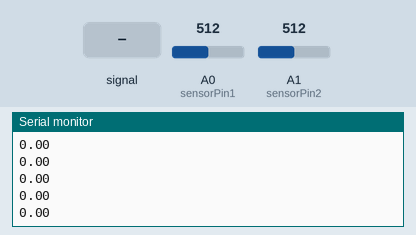
This sketch was run on a simulated Arduino Uno, built with avr-gcc and run on an emulated ATmega328P. On the bench: the last lines printed to the serial monitor. Inputs (shaded band) come from the test bench; at power-on: A0 (sensorPin1) = 512, A1 (sensorPin2) = 512.

Above: at 1.2 s.
1.3 s: A0 (sensorPin1) fed a 200 Hz sine of ±81 counts around its level
At 1.9 s:
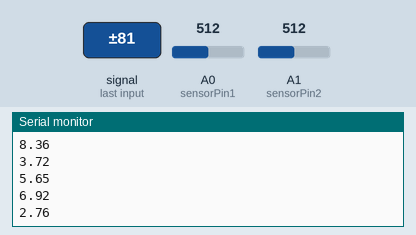
2.8 s: A0 (sensorPin1) set to 716
At 3.5 s:
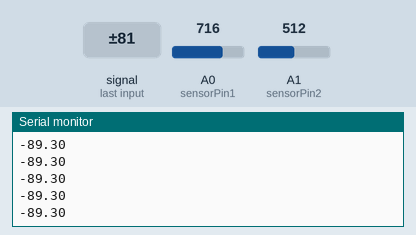
4.3 s: A1 (sensorPin2) set to 716
At 5.4 s:
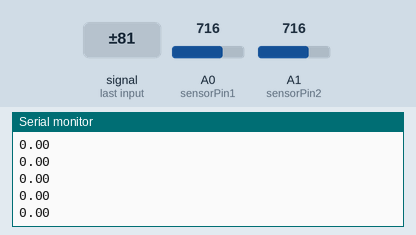
5.8 s: A1 (sensorPin2) fed a 200 Hz sine of ±81 counts around its level
At 6.7 s:
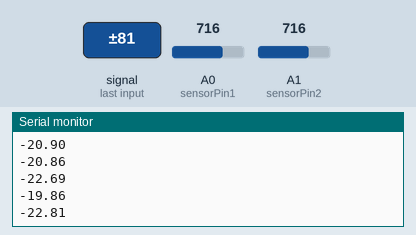
7.3 s: A0 (sensorPin1) fed a 1000 Hz sine of ±255 counts around its level
8.8 s: A1 (sensorPin2) fed a 1000 Hz sine of ±255 counts around its level
Timing chart, 0 to 11.3 s (numbered marks = the images above; inputs shaded):
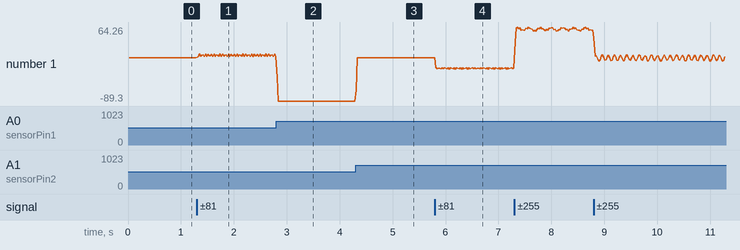

The sketch:

lvdt_v2.ino
```cpp
int sensorPin1 = A0;
int sensorPin2 = A1;

void setup()
{
Serial.begin(9600);
}

void loop()
{
  float secondary1 =0;
  float secondary2 =0;
  float secondary12 = 0;
  float secondary22 = 0;
  float secondary13 = 0;
  float secondary23 = 0;

  float dis = 0;
  int wave;

 for(int i =0; i<=40; i++)
 {
   secondary1 = sq(3.3 - analogRead(A0)*0.0048);
   secondary2 = sq(3.3 - analogRead(A1)*0.0048);
   secondary12 =secondary12+secondary1;
   secondary22 =secondary22+secondary2;
   delay(0.5);
 }
   secondary13 =sqrt(secondary12/40);
   secondary23 =sqrt(secondary22/40);
   dis = (125*(secondary13 - secondary23));
  Serial.println(dis);
//  Serial.println(analogRead(A0));
//  Serial.println(analogRead(A1));

//  delay(50);
// // Serial.println("A0");
//  Serial.println(analogRead(sensorPin1));
// // Serial.println("End");
//  delay(50);
// // Serial.println("A1");
//  Serial.println(analogRead(sensorPin2));
//  delay(50);


}
```

Measured:
- after the input at 1.3 s, the serial monitor: prints a new line at once (image 1)
- after the input at 4.3 s, the serial monitor: prints a new line at once (image 3)
- after the input at 5.8 s, the serial monitor: prints a new line at once (image 4)
- plotted number 1: 0 → 2.28 after the input at 1.3 s, -89.3 → 0 after the input at 4.3 s, 0 → -19.88 after the input at 5.8 s
